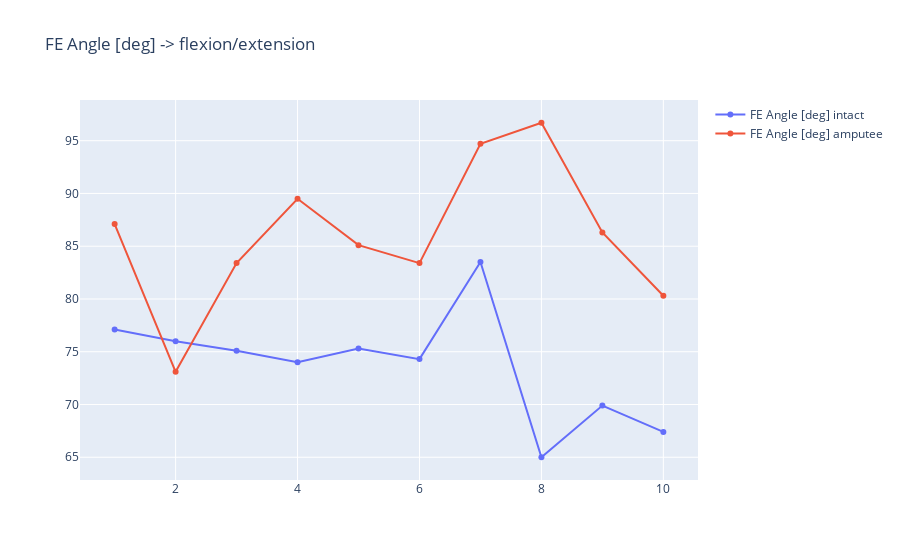

Notebook source saved alongside this figure:
### Markdown cell above
### Interpretting the bar charts

- As you can see from the data, and the bar chart representation of the same data, there is quite a deference in all criteria.


- In  particural case of maximum knee resultant flexion/extension it is clearly visible that the average is higher. This leads to conclusion that knees of the population with transtibial amputees do suffer from higher stress.


- However tis is the average, that does not show the whole big picture about the distribution. So maybe a scatter plot can give as better visuelisation fo the distribution. Here it is:

### Code cell
import numpy as np
np.random.seed(1)

fig = go.Figure()

# Add traces
fig.add_trace(go.Scatter(x=table_1_intact_data[0], y=table_1_intact_data[1],
                    mode='lines+markers',
                    name='FE Angle [deg] intact'))

fig.add_trace(go.Scatter(x=table_1_amputee_data[0], y=table_1_amputee_data[1],
                    mode='lines+markers',
                    name='FE Angle [deg] amputee'))

fig.update_layout(title='FE Angle [deg] -> flexion/extension')

fig.show()

### Figure 1 — Plotly figure (JSON) as saved in the notebook; plotly's stock layout.template omitted (floating-point values rounded to 4 significant figures)
{"data": [{"mode": "lines+markers", "name": "FE Angle [deg] intact", "type": "scatter", "x": [1, 2, 3, 4, 5, 6, 7, 8, 9, 10], "y": [77.1, 76, 75.1, 74, 75.3, 74.3, 83.5, 65, 69.9, 67.4]}, {"mode": "lines+markers", "name": "FE Angle [deg] amputee", "type": "scatter", "x": [1, 2, 3, 4, 5, 6, 7, 8, 9, 10], "y": [87.1, 73.1, 83.4, 89.5, 85.1, 83.4, 94.7, 96.7, 86.3, 80.3]}], "layout": {"title": {"text": "FE Angle [deg] -> flexion/extension"}}}
